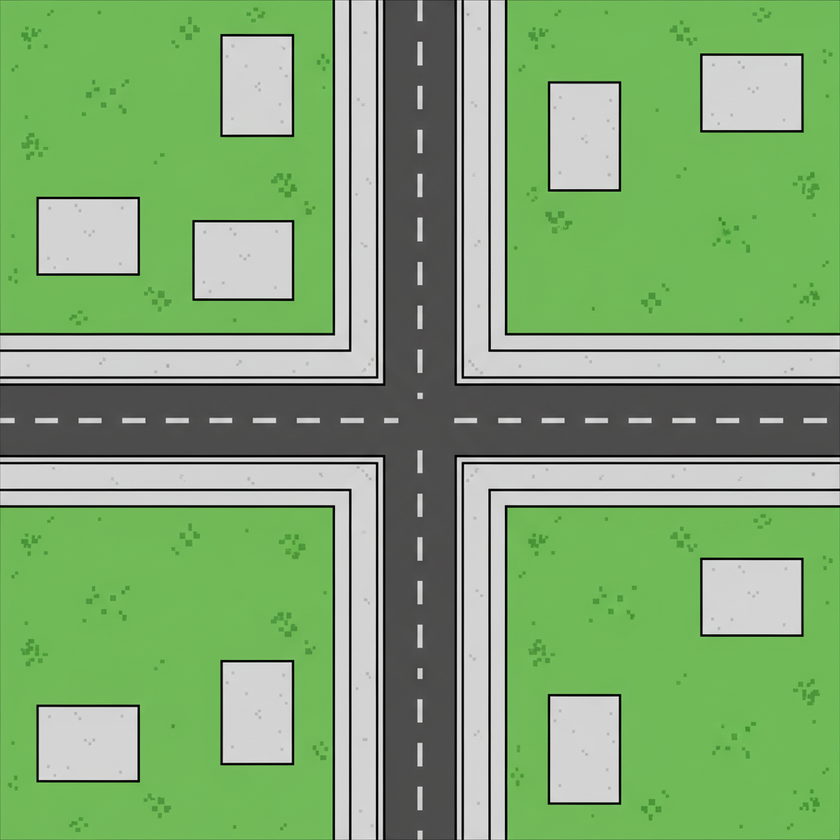
#> input picture src/assets/city_background_topdown.png, 840 x 840 px, shrunk from 1008 x 1008 before the run
$ python test.py
#> lines starting #> are read from the running program, lines starting #| are printed output that depends on the picture; after the words box and inside, x2 and y2 are one past the last pixel; in counts of white or black regions, pixels touching at a corner belong together
from PIL import Image
import numpy as np

img = Image.open('src/assets/city_background_topdown.png')
#> img is the input picture: PIL image 840x840 RGB; mean R, G, B 128.1, 166.7, 115.4
img = img.convert('HSV')
#> img: PIL image 840x840 HSV; mean H, S, V 73, 72.5, 166.9
data = np.array(img)

# Grey means low saturation
# H is 0-255, S is 0-255, V is 0-255 in PIL/numpy HSV
H, S, V = data[:,:,0], data[:,:,1], data[:,:,2]
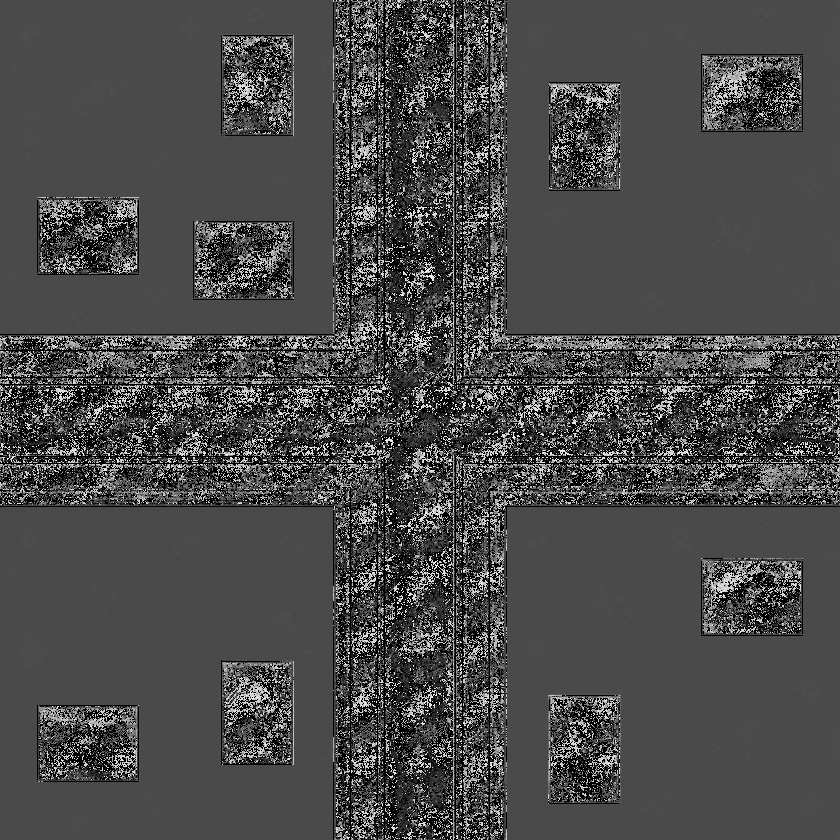
#> H: shape (840, 840); min 0, max 246, mean 73
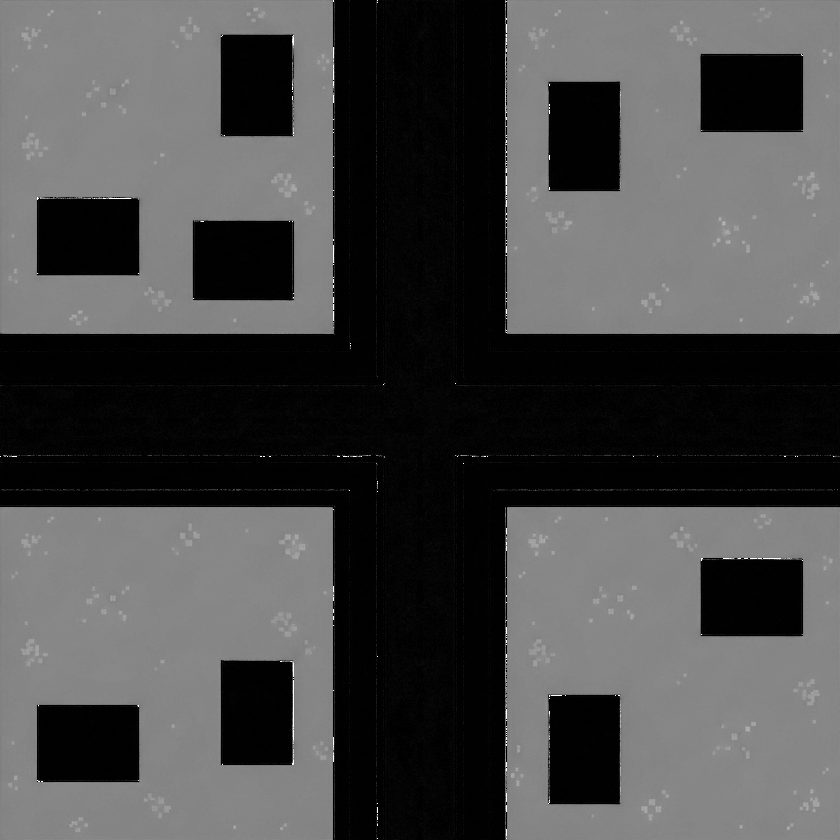
#> S: shape (840, 840); min 0, max 255, mean 72.5
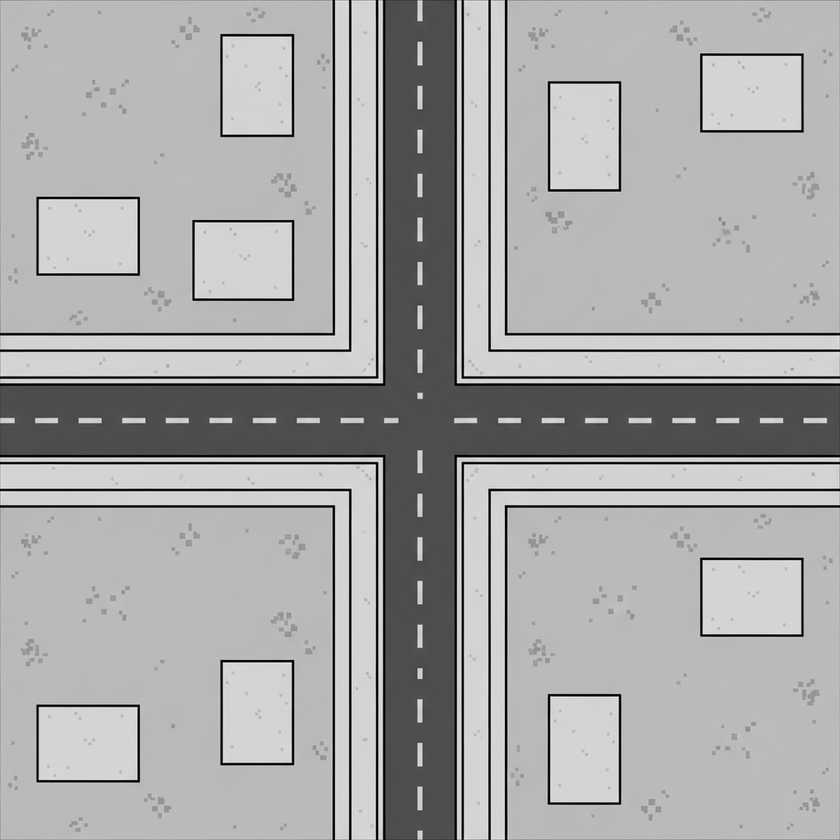
#> V: shape (840, 840); min 0, max 249, mean 166.9
mask = (S < 40) & (V > 50) & (V < 200)
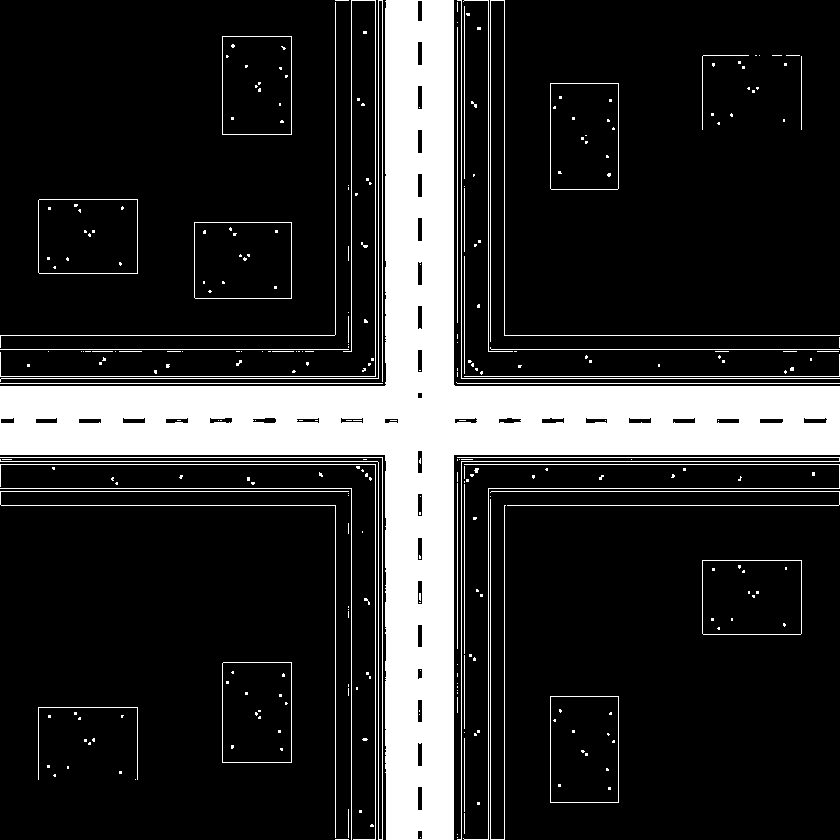
#> mask: shape (840, 840) bool; 18.2% white; 315 white regions (270 under 20 px), largest, box (x1, y1, x2, y2) and area: (0, 0, 840, 840) 107832, (0, 457, 383, 840) 1526, (0, 0, 376, 377) 1159

from scipy.ndimage import label, find_objects
labels, num = label(mask)
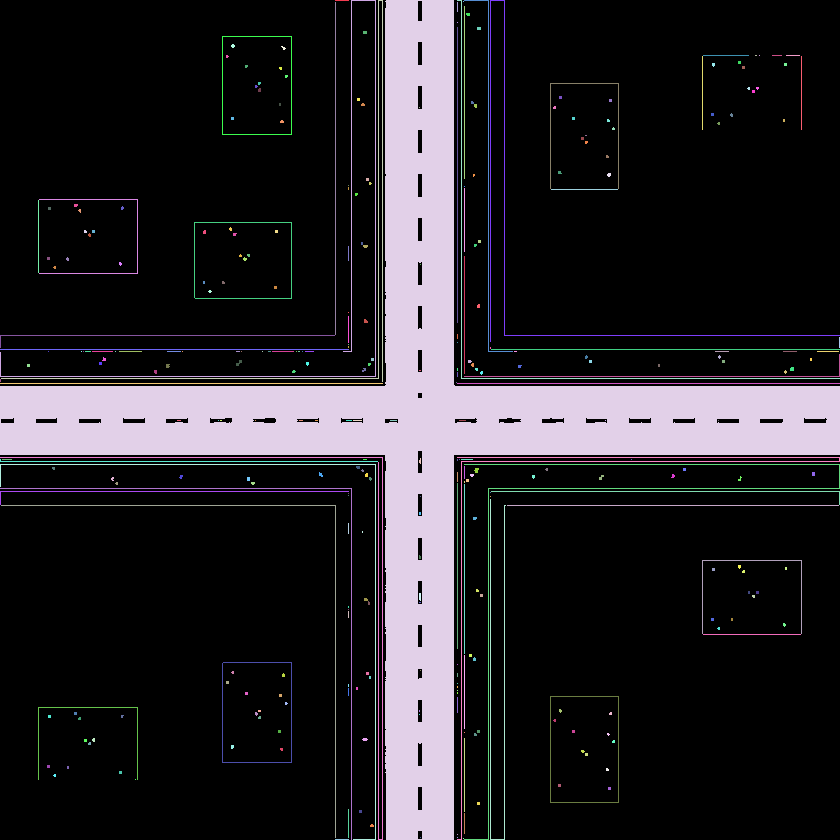
#> labels: shape (840, 840) int32; 333 distinct labels, from 0 to 332; one colour per label, 0 black
#> num = 332
objects = find_objects(labels)
#> objects = 332 items

for i, slice_tuple in enumerate(objects):
    y_slice, x_slice = slice_tuple
    h = y_slice.stop - y_slice.start
    w = x_slice.stop - x_slice.start
    if w > 20 and h > 20: # filter out noise
        cx = (x_slice.start + x_slice.stop) / 2
        cy = (y_slice.start + y_slice.stop) / 2
        print(f"Rect: x={x_slice.start}, y={y_slice.start}, w={w}, h={h}, cx={cx}, cy={cy}")
#> this loop made 332 passes
#> (h, w, cx, cy) on passes 2, 3, 4, 5, 6, 7, 17, 36, 75, 81, 142, 186: (377, 376, 188, 188.5), (382, 382, 192, 191), (840, 840, 420, 420), (379, 383, 648.5, 189.5), (352, 49, 488.5, 176), (342, 350, 665, 171), (99, 70, 257, 85.5), (106, 69, 584.5, 136), (75, 99, 88.5, 236.5), (77, 98, 243, 260.5), (23, 376, 652, 365.5), (383, 383, 191.5, 648.5)
#> (h, w) on passes 1, 8, 9, 10, 11, 12: (1, 14), (1, 1), (333, 1), (10, 1), (173, 1), (3, 4)
#| Rect: x=0, y=0, w=376, h=377, cx=188.0, cy=188.5
#| Rect: x=1, y=0, w=382, h=382, cx=192.0, cy=191.0
#| Rect: x=0, y=0, w=840, h=840, cx=420.0, cy=420.0
#| Rect: x=457, y=0, w=383, h=379, cx=648.5, cy=189.5
#| Rect: x=464, y=0, w=49, h=352, cx=488.5, cy=176.0
#| Rect: x=490, y=0, w=350, h=342, cx=665.0, cy=171.0
#| Rect: x=222, y=36, w=70, h=99, cx=257.0, cy=85.5
#| Rect: x=550, y=83, w=69, h=106, cx=584.5, cy=136.0
#> (further printed lines are left out)
